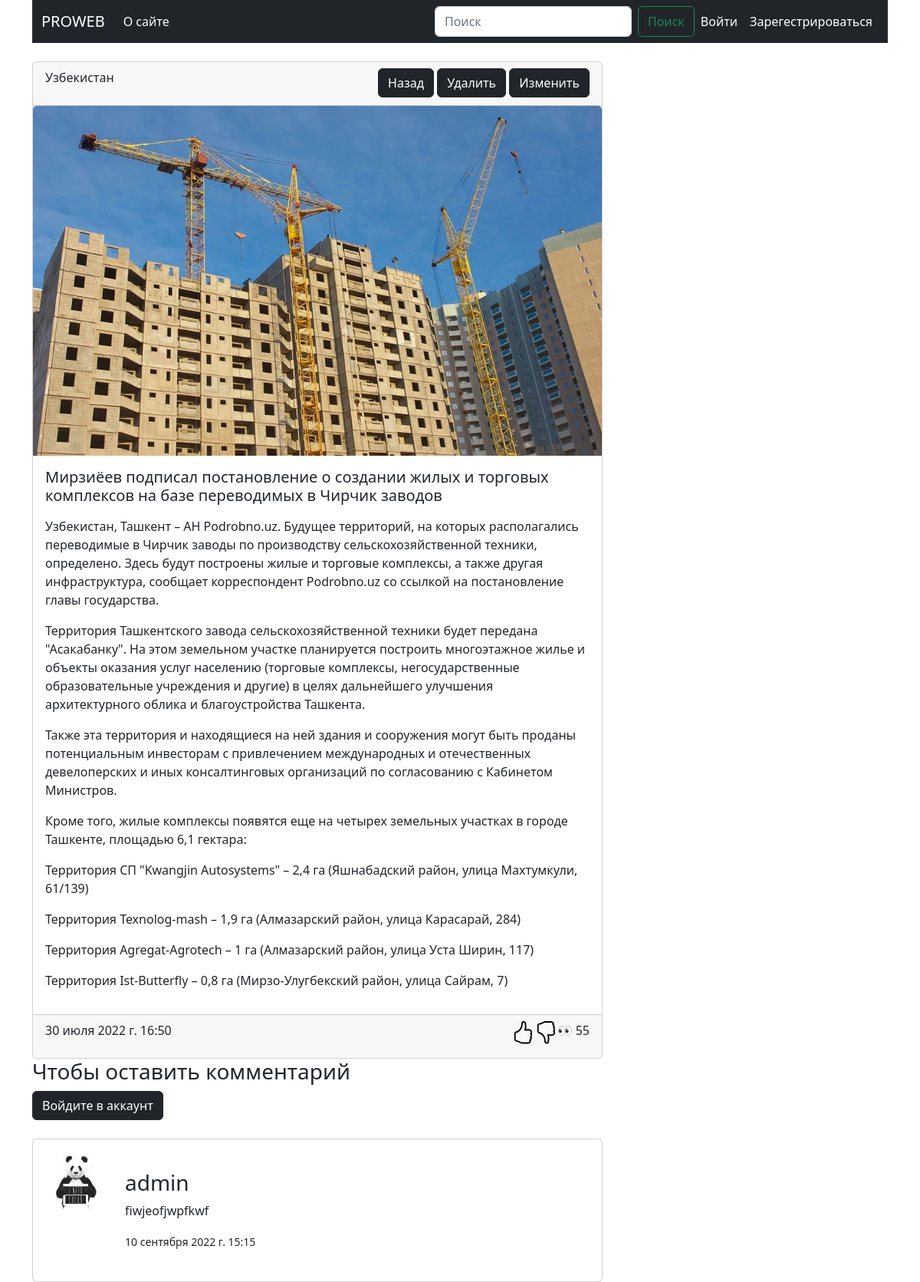
Page /article/3 on the committed database.
### blog/models.py (models this page shows, shortened)
class Article(models.Model):
    title = models.CharField(max_length=255, verbose_name='Заголовок статьи')
    content = models.TextField(verbose_name='Содержание статьи')
    photo = models.ImageField(upload_to=f'photos/', verbose_name='Фотография', null=True, blank=True)
    created_at = models.DateTimeField(auto_now_add=True, verbose_name='Дата создания')
    updated_at = models.DateTimeField(auto_now=True, verbose_name='Дата последнего изменения')
    publish = models.BooleanField(default=True, verbose_name='Статус публикации')
    views = models.IntegerField(default=0, verbose_name='Количество просмотров')
    category = models.ForeignKey(Category, on_delete=models.CASCADE)
    def get_photo(self):  # если у себя есть фото, то вернуть его url, иначе ссылка
        if self.photo:
            return self.photo.url
        else:
            return 'https://media-cldnry.s-nbcnews.com/image/upload/newscms/2019_01/2705191/nbc-social-default.png'
    class Meta:
        verbose_name = 'Статья'
        verbose_name_plural = 'Статьи'

class Category(models.Model):
    title = models.CharField(max_length=30, unique=True, verbose_name='Название категории')  # title VARCHAR(30)
    def __str__(self):
        return self.title
    class Meta:
        verbose_name = 'Категория'
        verbose_name_plural = 'Категории'

class Comment(models.Model):
    user = models.ForeignKey(User, on_delete=models.CASCADE, verbose_name='Автор')
    article = models.ForeignKey(Article, on_delete=models.CASCADE, verbose_name='Статья')
    text = models.TextField(verbose_name='Комментарии')
    created_at = models.DateTimeField(auto_now_add=True)
    class Meta:
        verbose_name = 'Комментарий'
        verbose_name_plural = 'Комментарии'

class Profile(models.Model):
    user = models.OneToOneField(User, on_delete=models.CASCADE, verbose_name='Пользователь')
    photo = models.ImageField(upload_to='users/', null=True, blank=True, verbose_name='Фото пользователя')
    def get_photo(self):  # если у себя есть фото, то вернуть его url, иначе ссылка
        if self.photo:
            return self.photo.url
        else:
            return 'https://www.seekpng.com/png/detail/966-9665493_my-profile-icon-blank-profile-image-circle.png'
    class Meta:
        verbose_name = 'Пользователь'
        verbose_name_plural = 'Пользователи'

### blog/views.py (the view)
# urls.py: path('article/<int:pk>', ArticleDetailView.as_view(), name='article_detail'),
class ArticleDetailView(DetailView):  # article_detail.html - такой и должен быть адрес
    model = Article
    context_object_name = 'article'
    def get_context_data(self, **kwargs):
        context = super().get_context_data()
        article = Article.objects.get(pk=self.kwargs['pk'])
        article.views += 1
        article.save()
        user = self.request.user
        if user.is_authenticated:
            mark, created = Like.objects.get_or_create(user=user, article=article)
            if created:
                context['like'] = False
                context['dislike'] = False
            else:
                context['like'] = mark.like
                context['dislike'] = mark.dislike
        else:
            context['like'] = False
            context['dislike'] = False
        context['title'] = f'Статья на тему: {article.title}'
        """Если пользователь авторизован вернуть ему форму"""
        if self.request.user.is_authenticated:
            context['comment_form'] = CommentForm()
        context['comments'] = Comment.objects.filter(article_id=self.kwargs['pk'])
        return context

### blog/templates/blog/article_detail.html (shortened to what this page needs)
{% extends 'base.html' %}
{% block main %}
<div class="d-flex justify-content-between mt-4">
    <div class="col-8">
        <div class="card">
            <div class="card-header d-flex justify-content-between">
                <div>
                    <p>{{ article.category }}</p>
                </div>
                <div>
                    <a href="{% url 'index' %}" class="btn btn-dark">Назад</a>
                    <a href="{% url 'delete' article.pk %}" class="btn btn-dark">Удалить</a>
                    <a href="{% url 'update' article.pk %}" class="btn btn-dark">Изменить</a>
                </div>
            </div>
            <img src="{{ article.get_photo }}" class="card-img-top" alt="...">
            <div class="card-body">
                <h5 class="card-title">{{ article.title }}</h5>
                <p class="card-text">{{ article.content|linebreaks }}</p>
            </div>
            <div class="card-footer d-flex justify-content-between">
                <p class="card-text">{{ article.created_at }}</p>
                <div class="d-flex">
                    {% if not like %}
                    <a href="{% url 'mark' article.pk 'addlike' %}" style="color: black">
                    </a>
                    {% endif %}
                    {% if not dislike %}
                    <a href="{% url 'mark' article.pk 'adddislike' %}" style="color: black">
                    </a>
                    {% endif %}
                    <p class="card-text">👀 {{ article.views }}</p>
                </div>
            </div>
        </div>
        {% include 'blog/components/_comment_form.html' %}
        {% include 'blog/components/_comments.html' %}
    </div>
    <div class="col-4">
    </div>
</div>
{% endblock main %}

### blog/templates/blog/components/_comments.html (shortened to what this page needs)
{% for comment in comments %}
<div class="card mt-4">
    <div class="card-body">
        <div class="d-flex justify-content-start">
            <div class="profile">
                <img src="{{ comment.user.profile.get_photo }}" class="rounded-circle" width="80">
            </div>
            <div class="p-4">
                <h3>{{ comment.user.username }}</h3>
                <p>{{ comment.text }}</p>
                <small>{{ comment.created_at }}</small>
            </div>
        </div>
    </div>
</div>
{% endfor %}

### rows in the picture
Article: category "Узбекистан", get_photo (picture), title "Мирзиёев подписал постановление о создании жилых и торговых комплексов на базе переводимых в Чирчик заводов", content "Узбекистан, Ташкент – АН Podrobno.uz. Будущее территорий, на которых располагались переводимые в Чирчик заводы по производству сельскохозяйственной техники, определено. Здесь будут построены жилые и торговые комплексы, а также другая инфраструктура, сообщает корреспондент Podrobno.uz со ссылкой на постановление главы государства. Территория Ташкентского завода сельскохозяйственной техники будет передана \"Асакабанку\". На этом земельном участке планируется построить многоэтажное жилье и объекты оказания услуг населению (торговые комплексы, негосударственные образовательные учреждения и другие) в целях дальнейшего улучшения архитектурного облика и благоустройства Ташкента. Также эта территория…", created_at "30 июля 2022 г. 16:50", views "55"
Comment: user.profile.get_photo (picture), user.username "admin", text "fiwjeofjwpfkwf", created_at "10 сентября 2022 г. 15:15"
